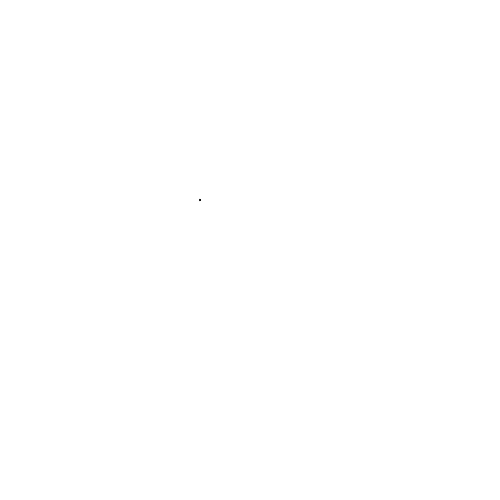
Frame 1 (no input)
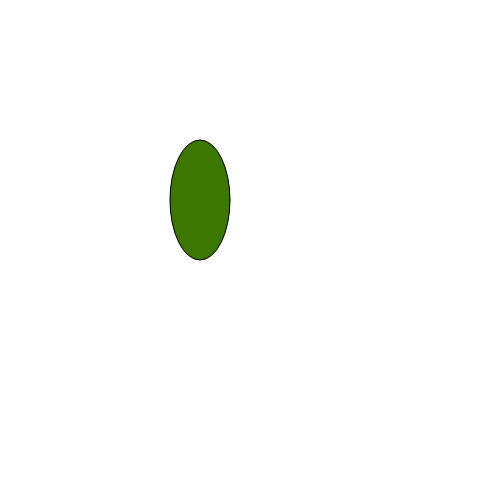
Frame 60 (no input)
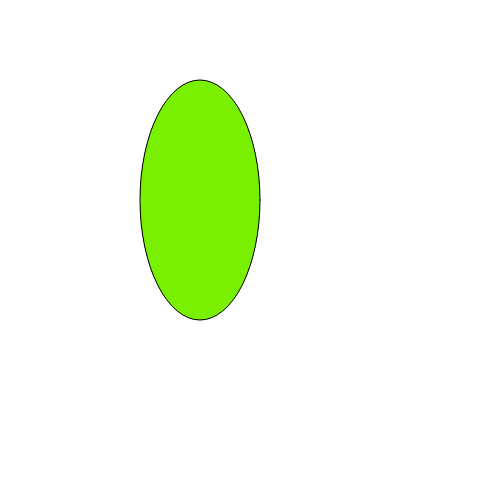
Frame 120 (the mouse pressed at the canvas centre since frame 60)

The p5.js sketch that drew these frames (run headless with seeded random() and noise() and a simulated clock; from frame 60 on, the mouse is pressed at the canvas centre):

// p5.js sketch
// ── sketch.js
let tamX;
let tamY;

function setup() {
  createCanvas(500, 500);
  tamX = 0;
  tamY = 0;
}

function draw() {
  tamX = tamX +1;
  tamY = tamY +2;
  
  fill(tamX, tamY, 0);
  ellipse(200,200, tamX, tamY);
}
